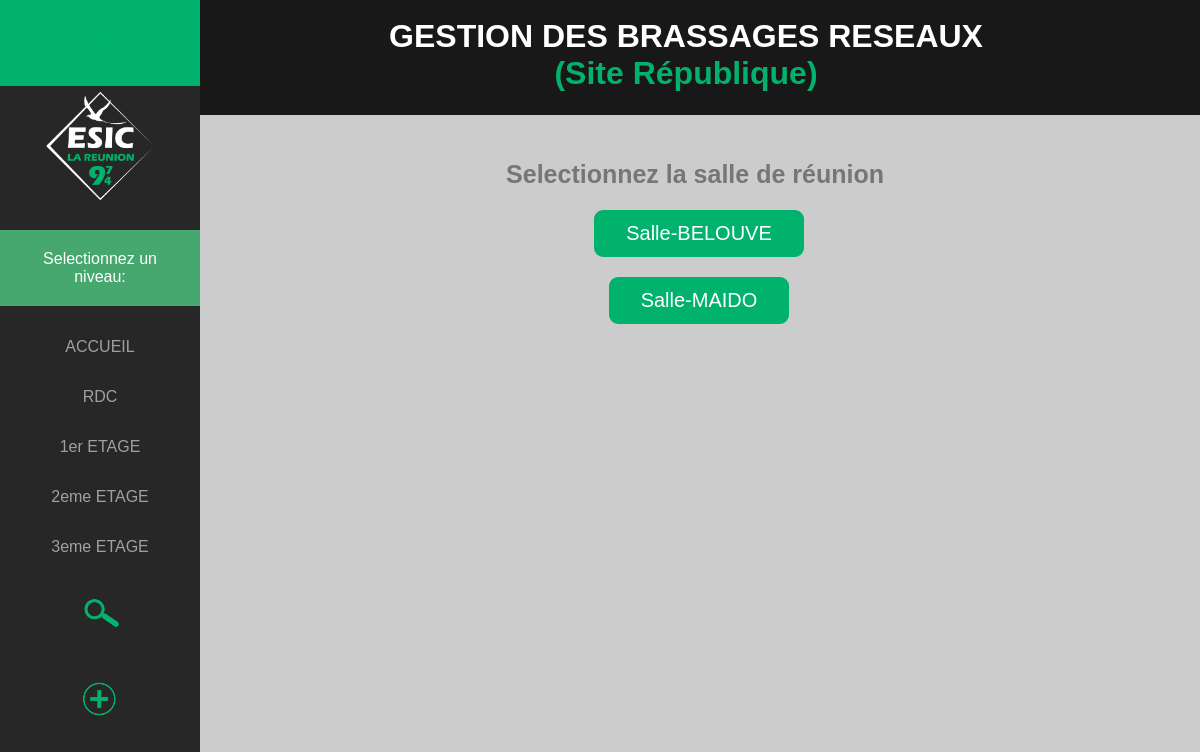
The page /site_republique/place/sdr_3eme.php on the database its author committed.
### tables this page shows
CREATE TABLE IF NOT EXISTS `emplacement` (
  `id_emplacement` varchar(20) NOT NULL,
  `etage_emplacement` varchar(20) NOT NULL,
  `type_emplacement` varchar(20) NOT NULL,
  PRIMARY KEY (`id_emplacement`)
);

### site_republique/place/sdr_3eme.php (the view, shortened to what this page needs)
<!DOCTYPE HTML>
<html lang="fr">
<head>
    <link rel="stylesheet" href="../../css/style.css">
</head>
    <body>
        <div class="titre_index">
     <h1>GESTION DES BRASSAGES RESEAUX <div class="titre_page">(Site République)</div></h1>
        </div>
      <div class="sidenav">
       <a href="../site_republique.php"><img class="retour" src="../../img/icone_retour.png"></a>
      <center><img class="logo_site" src="../../img/logo_esic.png"></center>
       <p class="selection">Selectionnez un niveau:</p>
        <a href="accueil_prise.php">ACCUEIL</a>
       <a href="rdc_prises.php">RDC</a>
        <a href="bureaux_1er.php">1er ETAGE</a>
        <a href="bureaux_2eme.php">2eme ETAGE</a>
        <a href="sdr_3eme.php">3eme ETAGE</a>
       <a href="../search.php"> <img class="search" src="../../img/icone_search.png"></a>
       <a href="../add/add_prise.php"><img class="ajout_prise" src="../../img/icone_ajout.png"></a>
    </div>
            <h2>Selectionnez la salle de réunion</h2>
            <section>
        <ul>
    <?php
        include('../connexion/connexion_emplacement.php');
        $sdr = $objetPdo->prepare('SELECT id_emplacement FROM emplacement WHERE type_emplacement LIKE "Salle de reunion" AND etage_emplacement LIKE "Etage03" ');
        $executeIsOk = $sdr->execute();
        $emplacements= $sdr->fetchAll();
             foreach ($emplacements as $emplacement): ?>
                <li><a href="../change/list_changesr3.php?numemplacement=<?= $emplacement['id_emplacement']?>" class="emplacement"><?= $emplacement['id_emplacement']?></a></li>
            <?php endforeach; ?>
            <br>
            </ul>
            </section>
    </body>
</html>

### css/style.css (style rules this page uses)
* { font-family: 'Trebuchet MS', 'Lucida Sans Unicode', 'Lucida Grande', 'Lucida Sans', 'Arial', 'sans-serif'; }
body { background-color: #cccccc; }
.sidenav { height: 100%; width: 200px; position: fixed; z-index: 1; top: 0; left: 0; background-color: #272727; overflow-x: hidden; overflow-y: hidden; }
.sidenav a { color: #a0a0a0; font-size: 16px; padding: 16px; text-decoration: none; display: block; text-align: center; }
.titre_index { background-color: #181818; color: white; padding: 1px; margin-top: -12px; margin-right: -12px; margin-left: 160px; text-align: center; }
.selection { background-color: #46a76f; color: white; text-align: center; font-size: 16px; margin-top: 20px; padding: 20px; }
.titre_page { color: #01B26C; }
h2 { color: #777576; text-align: center; font-size: 25px; margin-left: 190px; margin-top: 45px; }
.retour { height: 50px; }
.search { height: 50px; }
.ajout_prise { height: 50px; }
.logo_site { height: 120px; }
.emplacement { background-color: #01B26C; padding-top: 10px; padding-bottom: 10px; text-decoration: none; }
section { margin-left: 198px; }
a.emplacement { font-size: 20px; text-decoration: none; color: white; background-color: #01B26C; text-align: center; display: inline-block; padding-top: 10px; padding-left: 30px; padding-right: 30px; margin-bottom: 20px; border: 2px solid #01B26C; border-radius: 9px; flex-direction: column; }
ul { list-style-type: none; text-align: center; padding: 0px; }

### rows shown on the page
emplacement: id_emplacement "Salle-BELOUVE"
emplacement: id_emplacement "Salle-MAIDO"
